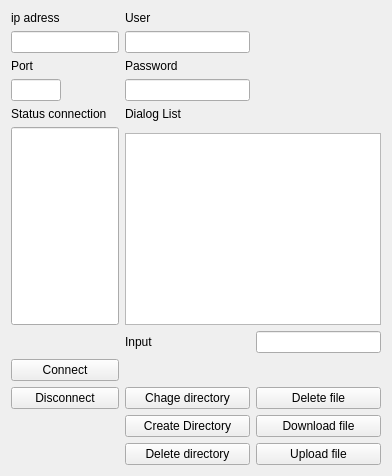
     <widget class="QWidget" name="tab_7">
      <attribute name="title">
       <string>FTP to Lizmap</string>
      </attribute>
      <layout class="QGridLayout" name="gridLayout_15">
       <item row="0" column="0">
        <layout class="QGridLayout" name="gridLayout_2">
         <item row="0" column="1">
          <widget class="QLabel" name="label_9">
           <property name="text">
            <string>ip adress</string>
           </property>
          </widget>
         </item>
         <item row="3" column="1">
          <widget class="QLineEdit" name="lineEdit_port">
           <property name="maximumSize">
            <size>
             <width>50</width>
             <height>16777215</height>
            </size>
           </property>
           <property name="dragEnabled">
            <bool>true</bool>
           </property>
          </widget>
         </item>
         <item row="4" column="1">
          <widget class="QLabel" name="label_38">
           <property name="text">
            <string>Status connection</string>
           </property>
          </widget>
         </item>
         <item row="3" column="2">
          <widget class="QLineEdit" name="lineEdit_password">
           <property name="echoMode">
            <enum>QLineEdit::Password</enum>
           </property>
          </widget>
         </item>
         <item row="4" column="2">
          <widget class="QLabel" name="label_37">
           <property name="text">
            <string>Dialog List</string>
           </property>
          </widget>
         </item>
         <item row="0" column="2">
          <widget class="QLabel" name="label_35">
           <property name="text">
            <string>User</string>
           </property>
          </widget>
         </item>
         <item row="6" column="1" rowspan="2">
          <widget class="QLineEdit" name="lineEdit_2">
           <property name="sizePolicy">
            <sizepolicy hsizetype="Expanding" vsizetype="Expanding">
             <horstretch>0</horstretch>
             <verstretch>0</verstretch>
            </sizepolicy>
           </property>
           <property name="readOnly">
            <bool>true</bool>
           </property>
           <property name="cursorMoveStyle">
            <enum>Qt::VisualMoveStyle</enum>
           </property>
          </widget>
         </item>
         <item row="7" column="2" colspan="2">
          <widget class="QListWidget" name="listWidget" />
         </item>
         <item row="8" column="2">
          <widget class="QLabel" name="label_39">
           <property name="maximumSize">
            <size>
             <width>100</width>
             <height>16777215</height>
            </size>
           </property>
           <property name="text">
            <string>Input</string>
           </property>
          </widget>
         </item>
         <item row="1" column="1">
          <widget class="QLineEdit" name="lineEdit_ip">
           <property name="maximumSize">
            <size>
             <width>300</width>
             <height>16777215</height>
            </size>
           </property>
           <property name="dragEnabled">
            <bool>true</bool>
           </property>
          </widget>
         </item>
         <item row="1" column="2">
          <widget class="QLineEdit" name="lineEdit_user" />
         </item>
         <item row="2" column="1">
          <widget class="QLabel" name="label_34">
           <property name="text">
            <string>Port</string>
           </property>
          </widget>
         </item>
         <item row="2" column="2">
          <widget class="QLabel" name="label_36">
           <property name="text">
            <string>Password</string>
           </property>
          </widget>
         </item>
         <item row="12" column="3">
          <widget class="QPushButton" name="pushButton_dw_file">
           <property name="text">
            <string>Download file</string>
           </property>
          </widget>
         </item>
         <item row="11" column="2">
          <widget class="QPushButton" name="pushButton_change_dir">
           <property name="text">
            <string>Chage directory</string>
           </property>
          </widget>
         </item>
         <item row="13" column="3">
          <widget class="QPushButton" name="pushButton_up_file">
           <property name="text">
            <string>Upload file</string>
           </property>
          </widget>
         </item>
         <item row="9" column="1">
          <widget class="QPushButton" name="pushButton_connect">
           <property name="maximumSize">
            <size>
             <width>150</width>
             <height>16777215</height>
            </size>
           </property>
           <property name="text">
            <string>Connect</string>
           </property>
          </widget>
         </item>
         <item row="11" column="3">
          <widget class="QPushButton" name="pushButton_delete_file">
           <property name="text">
            <string>Delete file</string>
           </property>
          </widget>
         </item>
         <item row="13" column="2">
          <widget class="QPushButton" name="pushButton_delete_dir">
           <property name="text">
            <string>Delete directory</string>
           </property>
          </widget>
         </item>
         <item row="11" column="1">
          <widget class="QPushButton" name="pushButton_disconnect">
           <property name="maximumSize">
            <size>
             <width>150</width>
             <height>16777215</height>
            </size>
           </property>
           <property name="text">
            <string>Disconnect</string>
           </property>
          </widget>
         </item>
         <item row="8" column="3">
          <widget class="QLineEdit" name="lineEdit">
           <property name="maximumSize">
            <size>
             <width>400</width>
             <height>16777215</height>
            </size>
           </property>
          </widget>
         </item>
         <item row="12" column="2">
          <widget class="QPushButton" name="pushButton_create_dir">
           <property name="text">
            <string>Create Directory</string>
           </property>
          </widget>
         </item>
        </layout>
       </item>
      </layout>
     </widget>
